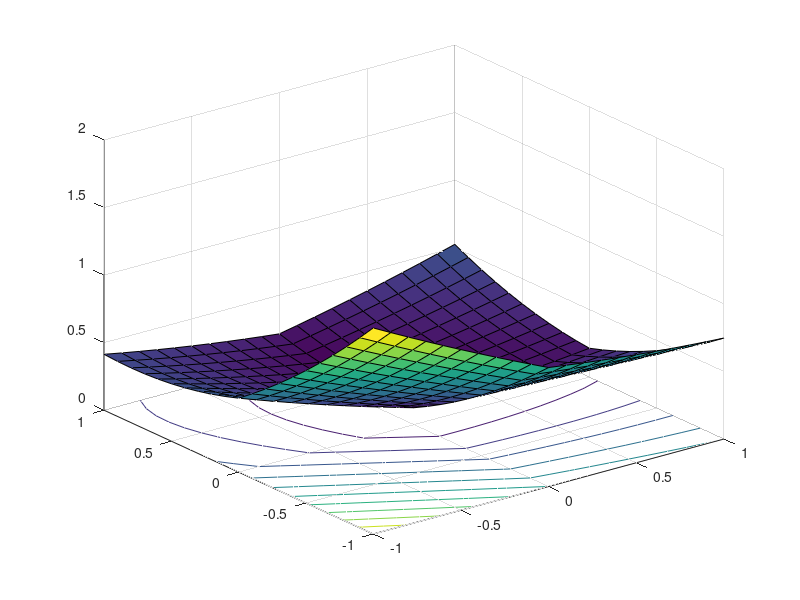

Here is the MATLAB script that generated this plot: (Note: this script raises an error after producing the figure.)
clear
close all
%%
D = [2 1]/3;
v = 0.5;
lambda = 0.2;
gamma1 = 0.4;
beta = D*D';
tau2 = D*D';
gamma2 = 1/(1.05*tau2)*(1/gamma1-beta/2);

disp((1/gamma1 - gamma2*tau2) > beta/2)

%%
fg = @(s0,s1) 0.5*(v-(D(1)*s0+D(2)*s1)).^2 + lambda*(abs(s0)+abs(s1));

figure(1)

s0 = -1:.1:1;
s1 = -1:.1:1;
[S0,S1] = ndgrid(s0,s1);
F = fg(S0,S1);
hf = surfc(s0,s1,F);
hf(1).FaceAlpha = 0.25;
%hf(1).FaceColor = 'green';
hf(1).EdgeAlpha = 0.25;
hf(1).EdgeColor = 'interp';
hf(2).LineWidth = 1;
%hf(2).LevelStep = 0.1;


%[az,el] = view;
%view(az+90,el)
ax = gca;
ax.YDir='reverse';

xlabel('s_1')
ylabel('s_0')
zlabel('f(s)+g(s)+h(Ls)')

hold on

% Constraint
s0 = -1:.01:1;
s1 = -1:.01:1;
[S0,S1] = ndgrid(s0,s1);
ic = @(s1,s2) (D(1)*s1+D(2)*s2)<=0 & (D(1)*s1+D(2)*s2)>=-0.5;
C = repmat(ic(S0,S1),[1 1 3]);
hc = surf(s0,s1,zeros(size(C,1),size(C,2)),double(C));
hc.EdgeColor='interp';
hc.EdgeAlpha = 0.25;
hc.FaceAlpha = 0.25;
%

s = [0, -0.75].';
y = D*s;
for idx=0:19
    x(1,1) = s(1); % y
    x(2,1) = s(2); % x

    % primal
    c = s-gamma1*D'*((D*s-v)+y);
    t = sign(c).*max(abs(c)-gamma1*lambda,0);
    % dual
    u = y + gamma2*D*(2*t-s);
    y = u - gamma2*max(min(u/gamma2,0),-1);
    
    x(1,2) = t(1); % y
    x(2,2) = t(2); % x
    %
    nx = x(2,2);
    ny = x(1,2);
    px = x(2,1);
    py = x(1,1);
    
    hp = quiver(px,py,nx-px,ny-py);
    hp.Marker = 'o';
    hp.ShowArrowHead = 'on';
    hp.MaxHeadSize = 120;
    hp.MarkerSize = 6;
    hp.MarkerEdgeColor = 'r';
    %hp.MarkerFaceColor = 'r';
    hp.Color = 'r';
    hp.LineWidth = 2;
    %hp.LineStyle = ':';

    
    s = t;
end
hp.Parent.FontSize = 18;
hp.Parent.LineWidth = 1;
hp.Parent.ZLim = [0 1.5];

hold off

%%
set(gcf,'Color','white');
set(gca,'Color','white');
imwrite(frame2im(getframe(1)),'expds.png')
set(gcf,'Color','default');
set(gca,'Color','default');
